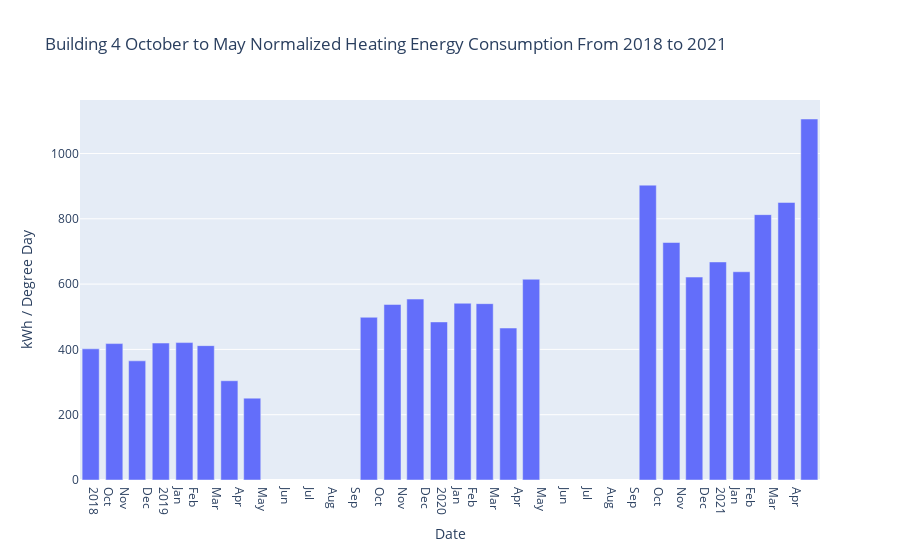

Notebook code for this chart:
### Code cell
create_statement3 = '''
select DATE_FORMAT(w.Date, '%Y-%m')  AS Date , avg(Air_Temp_Avg) as Air_Temp_Avg , sum(Heating_Degree_Days) as Heating_Degree_Days, sum(Heating_kWh) as Heating_kWh, (sum(Heating_kWh)/sum(Heating_Degree_Days)) as Normalized_Energy_Consumption
FROM b4 INNER JOIN finaldd w
ON b4.Date = w.Date
where month(b4.Date) between 10 and 12 or month(b4.Date) between 1 and 5 
Group by year(w.`Date`), month(w.`Date`)
;
'''


df_b4nem = pd.read_sql_query(create_statement3, engine)
display(df_b4nem.head())

fig = px.bar(df_b4nem, x='Date', y="Normalized_Energy_Consumption",hover_data={"Date": "|%B %d, %Y"},
                                                         labels={"Normalized_Energy_Consumption": "kWh / Degree Day",},
title='Building 4 October to May Normalized Heating Energy Consumption From 2018 to 2021')
fig.update_xaxes(
    dtick="M1",
    tickformat="%b\n%Y",
    ticklabelmode="period")

             
             
             
fig.show()

### Figure 1 — Plotly figure (JSON) as saved in the notebook; plotly's stock layout.template omitted (floating-point values rounded to 4 significant figures)
{"data": [{"alignmentgroup": "True", "hovertemplate": "Date=%{x|%B %d, %Y}<br>kWh / Degree Day=%{y}<extra></extra>", "legendgroup": "", "marker": {"color": "#636efa", "pattern": {"shape": ""}}, "name": "", "offsetgroup": "", "orientation": "v", "showlegend": false, "textposition": "auto", "type": "bar", "x": ["2018-10", "2018-11", "2018-12", "2019-01", "2019-02", "2019-03", "2019-04", "2019-05", "2019-10", "2019-11", "2019-12", "2020-01", "2020-02", "2020-03", "2020-04", "2020-05", "2020-10", "2020-11", "2020-12", "2021-01", "2021-02", "2021-03", "2021-04", "2021-05"], "xaxis": "x", "y": [401.7, 417.8, 365.0, 419.4, 420.9, 411.5, 304.0, 250.7, 498.4, 537.6, 554.1, 484.2, 541.4, 540.1, 465.4, 614.8, 903.1, 727.4, 621.5, 667.8, 637.8, 812.8, 850.1, 1106.0], "yaxis": "y"}], "layout": {"autosize": true, "barmode": "relative", "legend": {"tracegroupgap": 0}, "title": {"text": "Building 4 October to May Normalized Heating Energy Consumption From 2018 to 2021"}, "xaxis": {"anchor": "y", "autorange": true, "domain": [0, 1], "dtick": "M1", "range": ["2018-09-17", "2021-05-15"], "tickformat": "%b\n%Y", "ticklabelmode": "period", "title": {"text": "Date"}, "type": "date"}, "yaxis": {"anchor": "x", "autorange": true, "domain": [0, 1], "range": [0, 1164.0], "title": {"text": "kWh / Degree Day"}, "type": "linear"}}}
